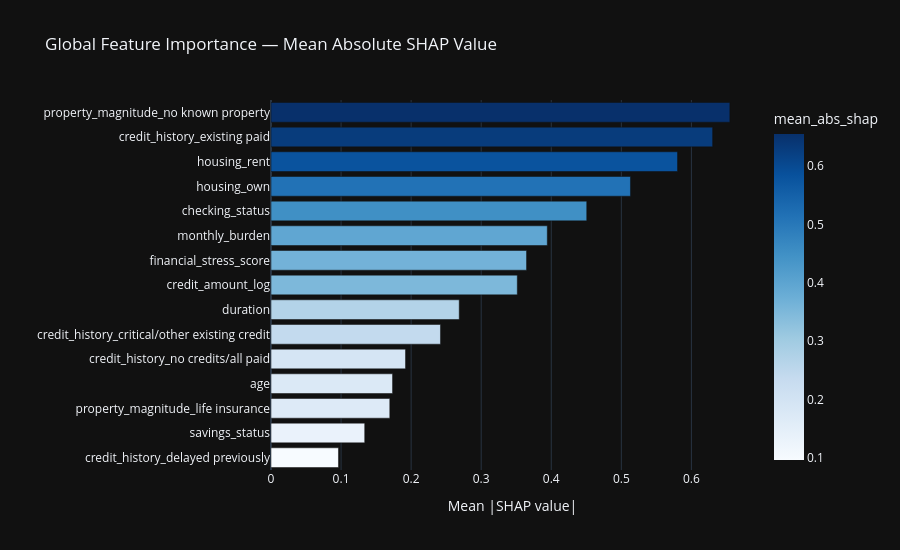

Notebook code cell kept with this figure:
### Code cell
# Mean absolute SHAP value per feature
shap_importance = pd.DataFrame({
    'feature'    : feature_names,
    'mean_abs_shap': np.abs(shap_values.values).mean(axis=0)
}).sort_values('mean_abs_shap', ascending=False).reset_index(drop=True)

print('Top 15 features by mean absolute SHAP value:')
print(shap_importance.head(15).to_string(index=False))

# Plotly bar chart
fig = px.bar(
    shap_importance.head(15),
    x='mean_abs_shap',
    y='feature',
    orientation='h',
    title='Global Feature Importance — Mean Absolute SHAP Value',
    template='plotly_dark',
    color='mean_abs_shap',
    color_continuous_scale='Blues'
)

fig.update_layout(
    yaxis={'categoryorder': 'total ascending'},
    height=550,
    showlegend=False,
    xaxis_title='Mean |SHAP value|',
    yaxis_title=''
)

fig.show()

### Figure 1 — Plotly figure (JSON) as saved in the notebook; plotly's stock layout.template omitted (floating-point values rounded to 4 significant figures)
{"data": [{"alignmentgroup": "True", "hovertemplate": "mean_abs_shap=%{marker.color}<br>feature=%{y}<extra></extra>", "legendgroup": "", "marker": {"color": [0.6549, 0.6303, 0.5802, 0.513, 0.4506, 0.3944, 0.3647, 0.3515, 0.2687, 0.2419, 0.192, 0.1735, 0.1695, 0.1337, 0.09629], "coloraxis": "coloraxis", "pattern": {"shape": ""}}, "name": "", "offsetgroup": "", "orientation": "h", "showlegend": false, "textposition": "auto", "type": "bar", "x": [0.6549, 0.6303, 0.5802, 0.513, 0.4506, 0.3944, 0.3647, 0.3515, 0.2687, 0.2419, 0.192, 0.1735, 0.1695, 0.1337, 0.09629], "xaxis": "x", "y": ["property_magnitude_no known property", "credit_history_existing paid", "housing_rent", "housing_own", "checking_status", "monthly_burden", "financial_stress_score", "credit_amount_log", "duration", "credit_history_critical/other existing credit", "credit_history_no credits/all paid", "age", "property_magnitude_life insurance", "savings_status", "credit_history_delayed previously"], "yaxis": "y"}], "layout": {"barmode": "relative", "coloraxis": {"colorbar": {"title": {"text": "mean_abs_shap"}}, "colorscale": [[0, "rgb(247,251,255)"], [0.125, "rgb(222,235,247)"], [0.25, "rgb(198,219,239)"], [0.375, "rgb(158,202,225)"], [0.5, "rgb(107,174,214)"], [0.625, "rgb(66,146,198)"], [0.75, "rgb(33,113,181)"], [0.875, "rgb(8,81,156)"], [1, "rgb(8,48,107)"]]}, "height": 550, "legend": {"tracegroupgap": 0}, "showlegend": false, "title": {"text": "Global Feature Importance — Mean Absolute SHAP Value"}, "xaxis": {"anchor": "y", "domain": [0, 1], "title": {"text": "Mean |SHAP value|"}}, "yaxis": {"anchor": "x", "categoryorder": "total ascending", "domain": [0, 1], "title": {"text": ""}}}}
